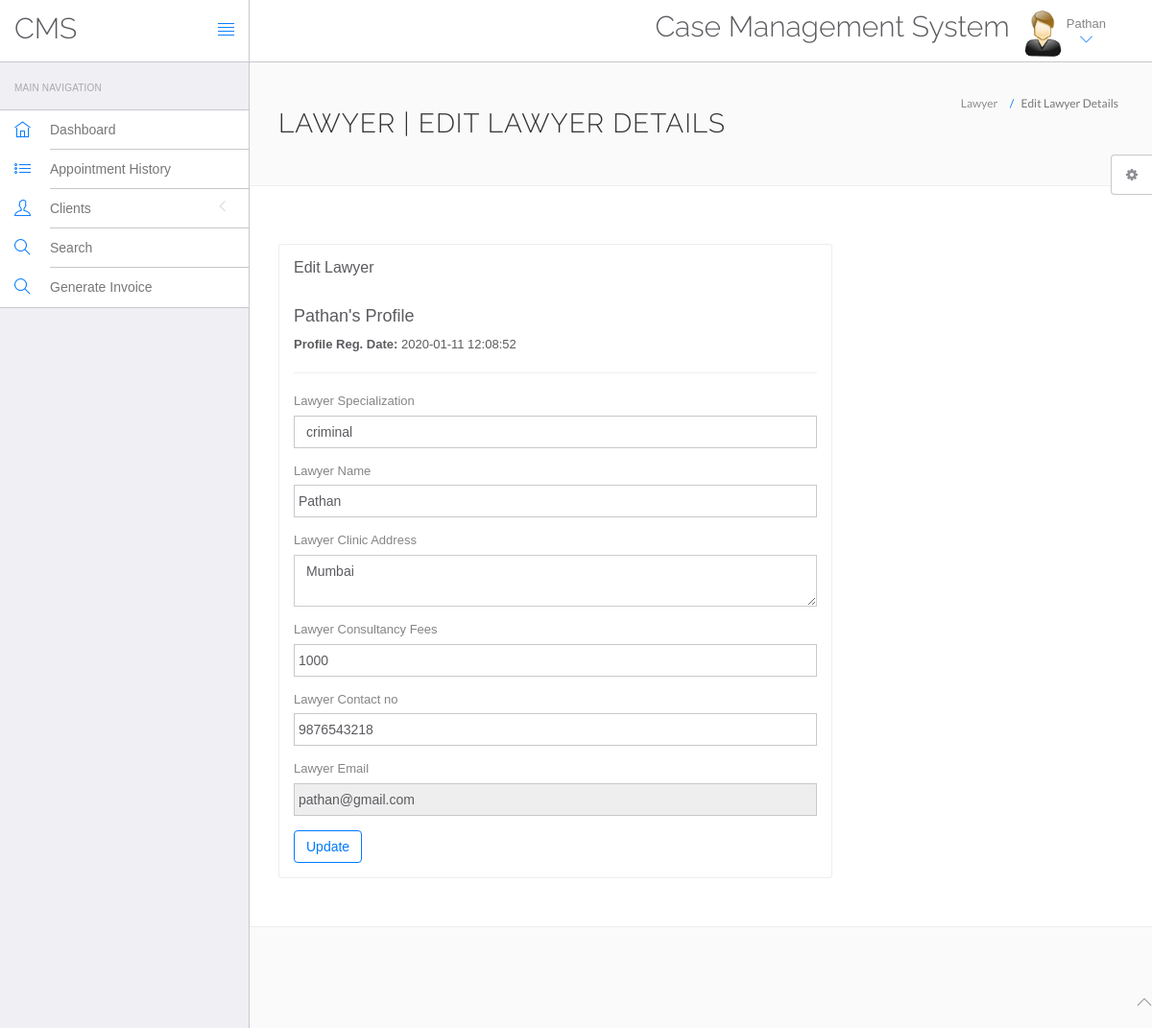
The app's page /hms/lawyer/edit-profile.php (signed in) with its own data.
### tables this page shows
CREATE TABLE `doctors` (
  `id` int(11) NOT NULL,
  `specilization` varchar(255) DEFAULT NULL,
  `doctorName` varchar(255) DEFAULT NULL,
  `LawyerCity` varchar(50) NOT NULL,
  `address` longtext DEFAULT NULL,
  `docFees` varchar(255) DEFAULT NULL,
  `contactno` bigint(11) DEFAULT NULL,
  `docEmail` varchar(255) DEFAULT NULL,
  `password` varchar(255) DEFAULT NULL,
  `creationDate` timestamp NULL DEFAULT current_timestamp(),
  `updationDate` timestamp NULL DEFAULT NULL ON UPDATE current_timestamp()
);

### hms/lawyer/edit-profile.php (the view, shortened to what this page needs)
<?php
include('include/config.php');
?>
<!DOCTYPE html>
<html lang="en">
	<head>
		<link rel="stylesheet" href="vendor/bootstrap/css/bootstrap.min.css">
		<link rel="stylesheet" href="vendor/fontawesome/css/font-awesome.min.css">
		<link rel="stylesheet" href="vendor/themify-icons/themify-icons.min.css">
		<link href="vendor/animate.css/animate.min.css" rel="stylesheet" media="screen">
		<link href="vendor/perfect-scrollbar/perfect-scrollbar.min.css" rel="stylesheet" media="screen">
		<link href="vendor/switchery/switchery.min.css" rel="stylesheet" media="screen">
		<link href="vendor/bootstrap-touchspin/jquery.bootstrap-touchspin.min.css" rel="stylesheet" media="screen">
		<link href="vendor/select2/select2.min.css" rel="stylesheet" media="screen">
		<link href="vendor/bootstrap-datepicker/bootstrap-datepicker3.standalone.min.css" rel="stylesheet" media="screen">
		<link href="vendor/bootstrap-timepicker/bootstrap-timepicker.min.css" rel="stylesheet" media="screen">
		<link rel="stylesheet" href="assets/css/styles.css">
		<link rel="stylesheet" href="assets/css/plugins.css">
		<link rel="stylesheet" href="assets/css/themes/theme-1.css" id="skin_color" />
	</head>
	<body>
		<div id="app">
<?php include('include/sidebar.php');?>
			<div class="app-content">
				<?php include('include/header.php');?>
				<div class="main-content" >
					<div class="wrap-content container" id="container">
						<section id="page-title">
							<div class="row">
								<div class="col-sm-8">
									<h1 class="mainTitle">Lawyer | Edit Lawyer Details</h1>
																	</div>
								<ol class="breadcrumb">
									<li>
										<span>Lawyer</span>
									</li>
									<li class="active">
										<span>Edit Lawyer Details</span>
									</li>
								</ol>
							</div>
						</section>
						<div class="container-fluid container-fullw bg-white">
							<div class="row">
								<div class="col-md-12">
									<div class="row margin-top-30">
										<div class="col-lg-8 col-md-12">
											<div class="panel panel-white">
												<div class="panel-heading">
													<h5 class="panel-title">Edit Lawyer</h5>
												</div>
												<div class="panel-body">
									<?php $sql=mysqli_query($con,"select * from doctors where docEmail='".$_SESSION['dlogin']."'");
while($data=mysqli_fetch_array($sql))
{
?>
<h4><?php echo htmlentities($data['doctorName']);?>'s Profile</h4>
<p><b>Profile Reg. Date: </b><?php echo htmlentities($data['creationDate']);?></p>
<hr />
													<form role="form" name="adddoc" method="post" onSubmit="return valid();">
														<div class="form-group">
															<label for="DoctorSpecialization">
																Lawyer Specialization
															</label>
							<select name="Doctorspecialization" class="form-control" required="required">
					<option value="<?php echo htmlentities($data['specilization']);?>">
					<?php echo htmlentities($data['specilization']);?></option>
															</select>
														</div>
<div class="form-group">
															<label for="doctorname">
																 Lawyer Name
															</label>
	<input type="text" name="docname" class="form-control" value="<?php echo htmlentities($data['doctorName']);?>" >
														</div>
<div class="form-group">
															<label for="address">
																 Lawyer Clinic Address
															</label>
					<textarea name="clinicaddress" class="form-control"><?php echo htmlentities($data['address']);?></textarea>
														</div>
<div class="form-group">
															<label for="fess">
																 Lawyer Consultancy Fees
															</label>
		<input type="text" name="docfees" class="form-control" required="required"  value="<?php echo htmlentities($data['docFees']);?>" >
														</div>
<div class="form-group">
									<label for="fess">
																 Lawyer Contact no
															</label>
					<input type="text" name="doccontact" class="form-control" required="required"  value="<?php echo htmlentities($data['contactno']);?>">
														</div>
<div class="form-group">
									<label for="fess">
																 Lawyer Email
															</label>
					<input type="email" name="docemail" class="form-control"  readonly="readonly"  value="<?php echo htmlentities($data['docEmail']);?>">
														</div>
														<?php } ?>
														<button type="submit" name="submit" class="btn btn-o btn-primary">
															Update
														</button>
													</form>
												</div>
											</div>
										</div>
											</div>
										</div>
								</div>
					</div>
				</div>
			</div>
	<?php include('include/footer.php');?>
	<?php include('include/setting.php');?>
		</div>
	</body>
</html>

### hms/lawyer/include/header.php (shortened to what this page needs)
<header class="navbar navbar-default navbar-static-top">
					<div class="navbar-header">
						<a class="navbar-brand" href="#">
							<h2 style="padding-top:20% ">CMS</h2>
						</a>
						<a href="#" class="sidebar-toggler pull-right visible-md visible-lg" data-toggle-class="app-sidebar-closed" data-toggle-target="#app">
							<i class="ti-align-justify"></i>
						</a>
					</div>
					<div class="navbar-collapse collapse">
						<ul class="nav navbar-right">
								<li  style="padding-top:2% ">
								<h2>Case Management System</h2>
							</li>
							<li class="dropdown current-user">
								<a href class="dropdown-toggle" data-toggle="dropdown">
									<img src="assets/images/images.jpg" > <span class="username">
									<?php $query=mysqli_query($con,"select doctorName from doctors where id='".$_SESSION['id']."'");
while($row=mysqli_fetch_array($query))
{
	echo $row['doctorName'];
}
									?> <i class="ti-angle-down"></i></i></span>
								</a>
							</li>
						</ul>
					</div>
				</header>

### hms/lawyer/assets/css/themes/theme-1.css (style rules this page uses)
body { background: #FAFAFA; }
header .navbar-header { background: #ffffff !important; border-right-color: #c8c7cc !important; border-bottom-color: #c8c7cc !important; }
header .navbar-header .sidebar-toggler, header .navbar-header .sidebar-mobile-toggler { color: #007aff !important; }
header .navbar-header .navbar-brand { color: #777 !important; }
header .navbar-collapse { background: #ffffff !important; border-bottom-color: #c8c7cc !important; box-shadow: none !important; }
header .navbar-collapse .navbar-right > li > a { color: #777; }
header .navbar-collapse .navbar-right > li > a i { color: #007aff !important; }

### records on screen
doctors: doctorName "Pathan", creationDate "2020-01-11 12:08:52", Doctorspecialization "criminal", docname "Pathan", clinicaddress "Mumbai", docfees "1000", doccontact "9876543218", docemail "pathan@gmail.com"
